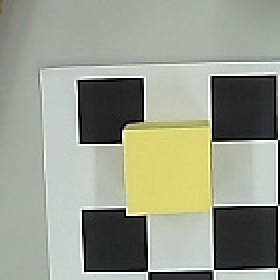
#> input picture scripts/at00_window2.jpg, 140 x 140 px, given in place of the camera (shown 2 times larger)
$ python diag_all.py
#> lines starting #> are read from the running program, lines starting #| are printed output that depends on the picture; after the words box and inside, x2 and y2 are one past the last pixel; in counts of white or black regions, pixels touching at a corner belong together
### qianli_ws/src/qianli_vision/qianli_vision/runtime_paths.py
"""ROS-independent resource paths shared by nodes and standalone tools.

Explicit overrides never silently fall back to a different robot or calibration.
Importing this module does not create directories, open devices or import ROS.
"""
from __future__ import annotations

import os
from pathlib import Path


# [8 lines left out: function project_root, not called in this run]


def project_path(relative: str = '') -> str:
    return str(project_root() / relative)


# [11 lines left out: function so101_path, not called in this run]


def parts_path(relative: str = '') -> str:
    root = Path(os.environ.get('QI_PARTS_DIR', project_path('dual_twin/mj_parts')))
    return str(root.expanduser() / relative)


# [32 lines left out: functions robot_urdf_path, arm_source_path, driver_params_path, not called in this run]


def calibration_path(filename: str = '') -> str:
    root = Path(os.environ.get('QI_CALIB_DIR', project_path('calib'))).expanduser()
    return str(root / filename)


def camera_source(value):
    """OpenCV accepts both integer indices and stable V4L2 device paths."""
    if isinstance(value, int):
        return value
    value = os.fspath(value)
    return int(value) if value.isdecimal() else value


def default_camera():
    return camera_source(os.environ.get('QI_CAMERA', '0'))


def open_video_capture(source=None, *args, **kwargs):
    """Open a camera with an optional machine-specific transport format.

    QI_CAMERA_FOURCC=MJPG avoids raw YUYV USB bandwidth failures in VMware.
    With no override, OpenCV retains its existing backend and format defaults.
    Video files/URLs retain their decoder settings.
    """
    import cv2
    source = default_camera() if source is None else camera_source(source)
    fourcc = os.environ.get('QI_CAMERA_FOURCC', '')
    device = isinstance(source, int) or str(source).startswith('/dev/')
    if device and fourcc and len(fourcc) != 4:
        raise ValueError('QI_CAMERA_FOURCC must contain four characters, e.g. MJPG')
    capture = cv2.VideoCapture(source, *args, **kwargs)
    if device and fourcc and capture.isOpened():
        if not capture.set(cv2.CAP_PROP_FOURCC, cv2.VideoWriter_fourcc(*fourcc)):
            capture.release()
            raise RuntimeError(f'Camera {source} cannot select format {fourcc}')
    return capture


# [4 lines left out: function default_arm_port, not called in this run]

### scripts/diag_all.py
#!/usr/bin/env python3
"""全面诊断：连续多帧的黄色分布 + 棋盘多尺寸检测 + 帧间差异。"""

from project_paths import open_video_capture

from project_paths import default_camera
import cv2
import numpy as np

cap = open_video_capture(default_camera())
frames = []
for _ in range(15):
    ok, f = cap.read()
    if ok:
        frames.append(f)
#> this loop made 15 passes
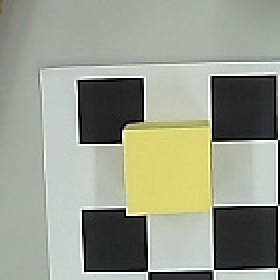
#> input picture scripts/at00_window2.jpg, 140 x 140 px, given in place of the camera (shown 2 times larger)
#> after the loop, frames = 15 items
cap.release()
print(f'取到 {len(frames)} 帧')
#| 取到 15 帧
f0 = frames[0]
#> f0 is the input picture: shape (140, 140, 3); mean B, G, R 140.6, 156.4, 151.7
# 帧间差异（视图是否稳定）
for i in (1, 5, 10, 14):
    d = cv2.absdiff(f0, frames[i]).mean()
    print(f'帧0 vs 帧{i} 平均差异: {d:.2f}')
#> this loop made 4 passes
#| 帧0 vs 帧1 平均差异: 0.00
#| 帧0 vs 帧5 平均差异: 0.00
#| 帧0 vs 帧10 平均差异: 0.00
#| 帧0 vs 帧14 平均差异: 0.00

# 所有黄色轮廓
hsv = cv2.cvtColor(f0, cv2.COLOR_BGR2HSV)
#> hsv: shape (140, 140, 3); mean H, S, V 58, 31.5, 157.2
m = cv2.inRange(hsv, np.array((20, 90, 90)), np.array((34, 255, 255)))
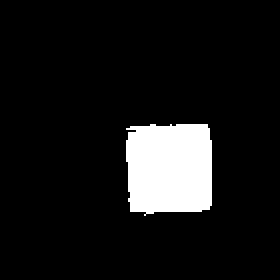
#> m: shape (140, 140) (shown 2 times larger); 9.3% white; 1 white region, box (x1, y1, x2, y2) and area: (63, 62, 106, 108) 1815
m = cv2.morphologyEx(m, cv2.MORPH_CLOSE, np.ones((7, 7), np.uint8))
#> m: shape (140, 140); 9.3% white; 1 white region, box (x1, y1, x2, y2) and area: (63, 62, 106, 108) 1830
m = cv2.morphologyEx(m, cv2.MORPH_OPEN, np.ones((3, 3), np.uint8))
#> m: shape (140, 140); 9.3% white; 1 white region
cnts, _ = cv2.findContours(m, cv2.RETR_EXTERNAL, cv2.CHAIN_APPROX_SIMPLE)
#> cnts = 1 contour; box (x1, y1, x2, y2) and area: (63, 62, 106, 107) 1747
print(f'黄色轮廓 {len(cnts)} 个:')
#| 黄色轮廓 1 个:
for c in sorted(cnts, key=cv2.contourArea, reverse=True)[:6]:
    x, y, w, h = cv2.boundingRect(c)
    print(f'  bbox=({x},{y}) {w}x{h}px area={cv2.contourArea(c):.0f}')
#> this loop made 1 pass
#> (x, y, w, h) on pass 1: (63, 62, 43, 45)
#|   bbox=(63,62) 43x45px area=1747
cv2.imwrite('/tmp/diag_all.jpg', f0)

# 棋盘多尺寸
gray = cv2.cvtColor(f0, cv2.COLOR_BGR2GRAY)
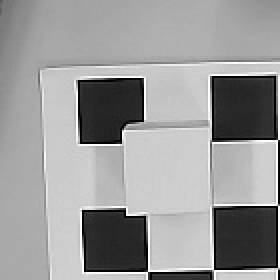
#> gray: shape (140, 140) (shown 2 times larger); min 0, max 255, mean 153.2
for (c, r) in [(7, 5), (6, 5), (7, 4), (6, 4), (8, 5)]:
    found, corners = cv2.findChessboardCorners(gray, (c, r), None)
    if found:
        xs = corners[:, 0, 0]
        print(f'棋盘 {c}x{r} 找到: x {xs[:,0].min():.0f}..{xs[:,0].max():.0f} '
              f'y {xs[:,1].min():.0f}..{xs[:,1].max():.0f}')
    else:
        print(f'棋盘 {c}x{r} 未找到')

$ run again, on scripts/cam0.jpg
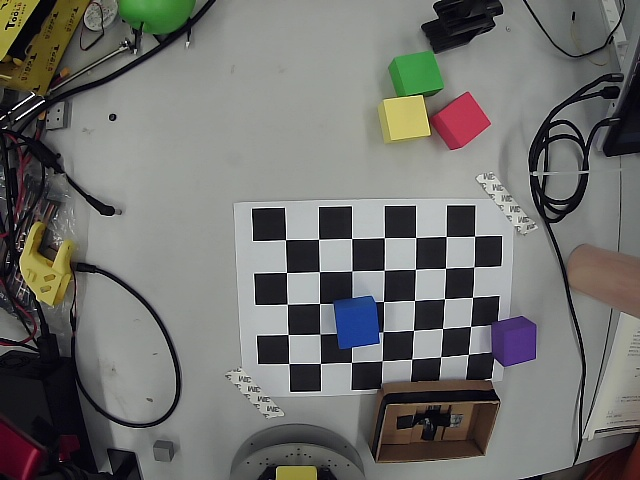
#> input picture scripts/cam0.jpg, 640 x 480 px, given in place of the camera
#> the loop `for _ in range(15):` made 15 passes
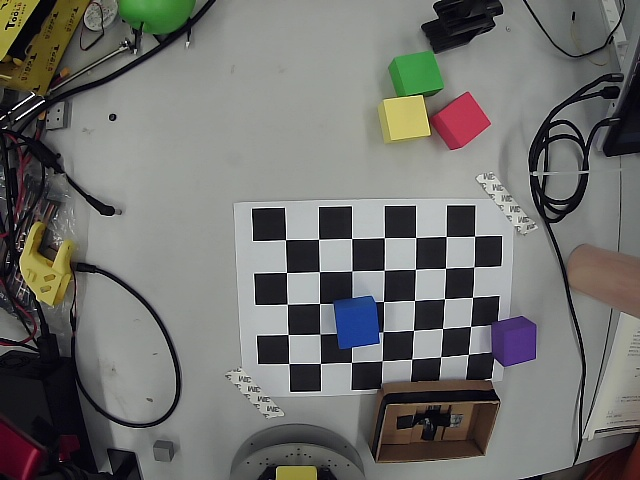
#> input picture scripts/cam0.jpg, 640 x 480 px, given in place of the camera
#> after the loop `for _ in range(15):`: frames = 15 items
#| 取到 15 帧
#> f0 is the input picture: shape (480, 640, 3); mean B, G, R 109, 112.1, 112.1
#> the loop `for i in (1, 5, 10, 14):` made 4 passes
#| 帧0 vs 帧1 平均差异: 0.00
#| 帧0 vs 帧5 平均差异: 0.00
#| 帧0 vs 帧10 平均差异: 0.00
#| 帧0 vs 帧14 平均差异: 0.00
#> hsv: shape (480, 640, 3); mean H, S, V 70.9, 37.1, 116.7
#> `m = cv2.morphologyEx(m, cv2.MORPH_CLOSE, np.ones((7, 7), np.uint8))`:
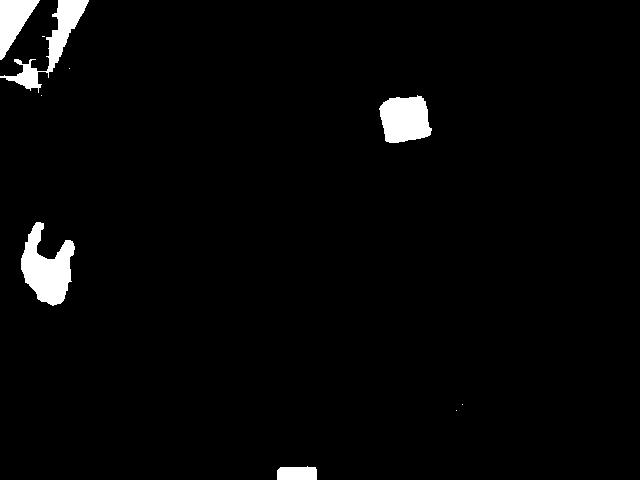
#> m: shape (480, 640); 2.6% white; 10 white regions (5 under 20 px), largest, box (x1, y1, x2, y2) and area: (21, 222, 75, 306) 2525, (379, 95, 432, 143) 1964, (0, 0, 89, 93) 1855, (0, 0, 40, 60) 1255, (277, 466, 317, 480) 513
#> cnts = 7 contours; box (x1, y1, x2, y2) and area: (21, 222, 75, 305) 2396, (380, 96, 432, 143) 1878, (46, 0, 89, 72) 1194, (0, 0, 39, 60) 1174, (277, 467, 317, 480) 462, (6, 64, 41, 89) 414, (14, 59, 22, 65) 24
#| 黄色轮廓 7 个:
#> the loop `for c in sorted(cnts, key=cv2.contourArea, reverse=True)[:6]:` made 6 passes
#> (x, y, w, h) on passes 1 to 6: (21, 222, 54, 83), (380, 96, 52, 47), (46, 0, 43, 72), (0, 0, 39, 60), (277, 467, 40, 13), (6, 64, 35, 25)
#> (printed output is left out)
#> `gray = cv2.cvtColor(f0, cv2.COLOR_BGR2GRAY)`:
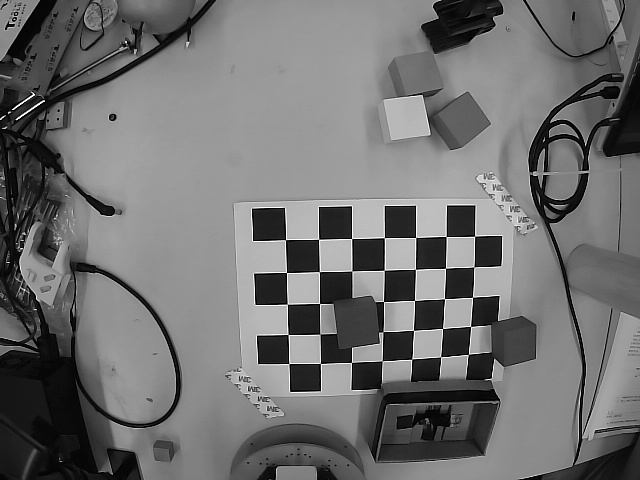
#> gray: shape (480, 640); min 0, max 255, mean 111.7
